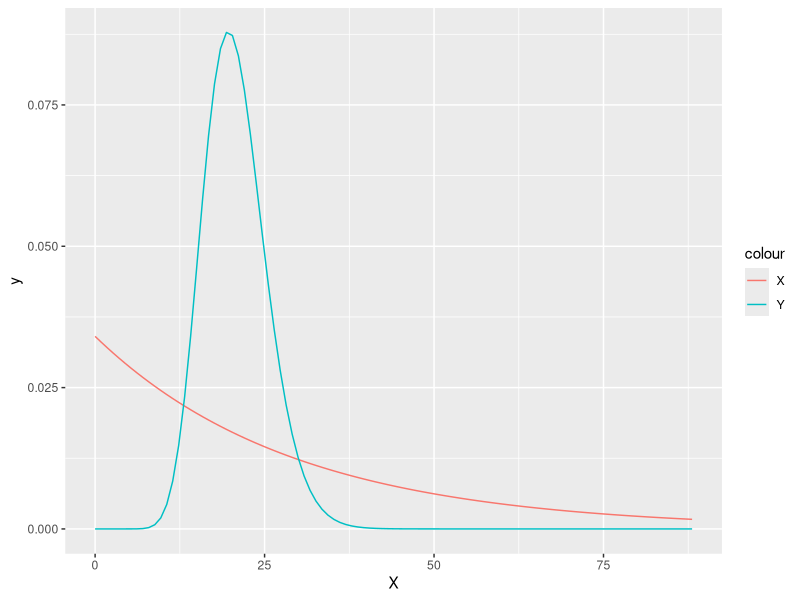

Write R code to recreate this figure.
# Brunner-Munzel
library(tidyverse)
library(ggplot2)


func_Erlang_WMW <- function(k1, k2, eps=10^-6){
  K<-k1+k2
  coef_ <- numeric(K)
  coef_k1 <- choose(k1, 0:k1)*((-1)^(0:k1))/gamma(k1) 
  for(n in 0:(k2-1))
    coef_[(n+1):(n+1+length(coef_k1)-1)] <- coef_[(n+1):(n+1+length(coef_k1)-1)]+gamma(k1+n)/gamma(n+1)*coef_k1
  coef_[1]<-coef_[1]-0.5 # converting to polyfunction = 0
  roots<-polyroot(coef_)
  root<-roots[(abs(Im(roots)) < eps) & (0<Re(roots)) & (Re(roots)<1)]
  if(length(root)==1) r_root <- Re(root)
  else warning("Some roots are found.")
  return(list(r_root=r_root, roots=roots, coef_=coef_, k1=k1, k2=k2))
}



k1<- 1; k2 <- 20; 
results<-func_Erlang_WMW(k1=k1, k2=k2)
results


lambda1 <- 1-results$r_root;
lambda2 <- results$r_root;




# checking via Simulation
N<-10000000
dfx <- rgamma(N, shape=k1, rate = lambda1)
dfy <- rgamma(N, shape=k2, rate = lambda2)
mean(dfx<dfy) #P(X<Y)

#plot of density
xmax <- max(k1/lambda1+sqrt(k1/(lambda1^2))*2,
            k2/lambda2+sqrt(k2/(lambda2^2))*2)
ggplot(data = data.frame(X=c(0, xmax)), aes(x=X)) +
  stat_function(fun=function(x) dgamma(x, shape=k1, rate = lambda1), aes(color="X")) +
  stat_function(fun=function(x) dgamma(x, shape=k2, rate = lambda2), aes(color="Y"))






# debag

# solving
k1<- 10; k2 <- 20; 

K<-k1+k2
coef_ <- numeric(K)
coef_k1 <- choose(k1, 0:k1)*((-1)^(0:k1))/gamma(k1) 
coef_k1

n<-0
for(n in 0:(k2-1))
  coef_[(n+1):(n+1+length(coef_k1)-1)] <- 
  coef_[(n+1):(n+1+length(coef_k1)-1)]+gamma(k1+n)/gamma(n+1)*coef_k1

coef_[1]<-coef_[1]-0.5
coef_

roots<-polyroot(coef_)
roots

root<-roots[(abs(Im(roots)) < 10^-6) & (Re(roots)>0)& (Re(roots)<1)]
length(root)

Re(root)
